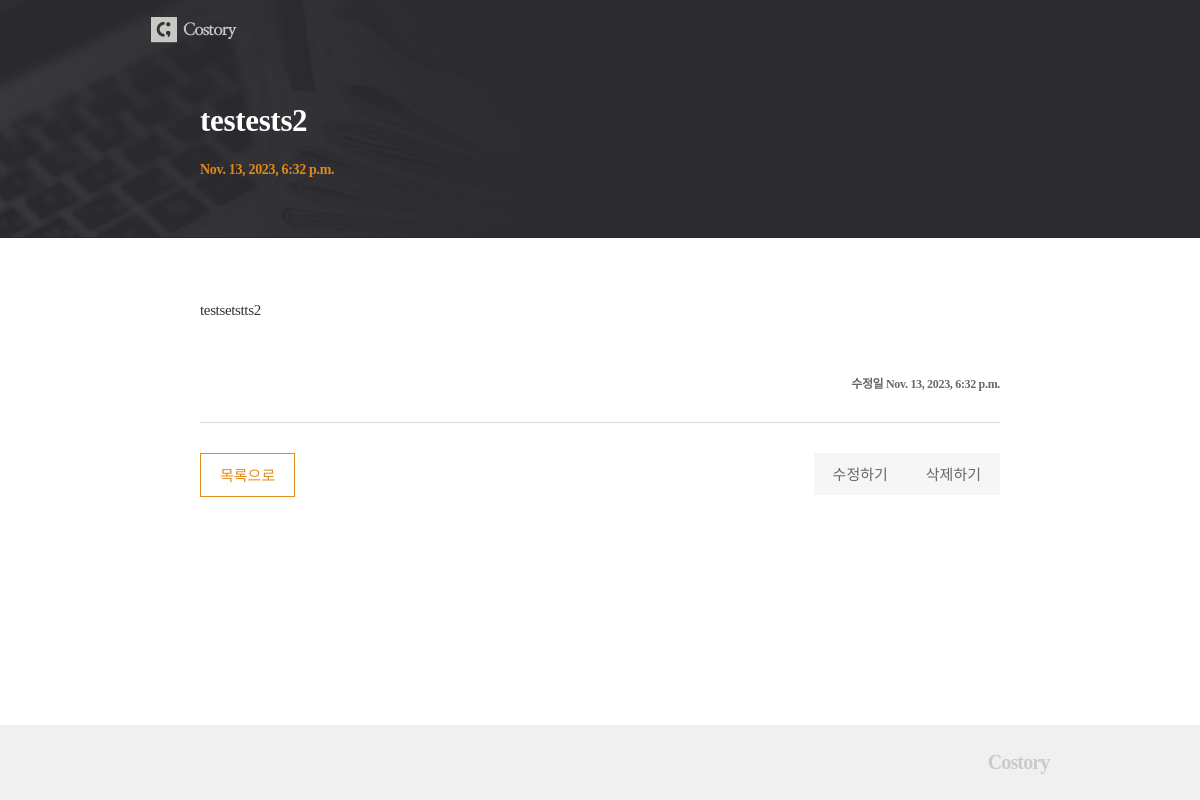
The page /posts/9/ on the database its author committed.
### posts/models.py (models this page shows, shortened)
class Post(models.Model):
  title = models.CharField(max_length=50, unique=True, error_messages={'unique': "이미 있는 제목입니다."})
  content = models.TextField(validators=[MinLengthValidator(10, "10글자 이상 입력해주세요."), validate_symbols])
  dt_created = models.DateTimeField(verbose_name="Date Created", auto_now_add=True)
  dt_modified = models.DateTimeField(verbose_name="Date Modified", auto_now=True)

### posts/views.py (the view)
# urls.py: path('posts/<int:pk>/', views.PostDetailView.as_view(), name='post-detail'),
class PostDetailView(DetailView):
  model = Post

### posts/templates/posts/post_detail.html
{% extends "./base.html" %}
{% load static %}
{% block css %}
    <link rel="stylesheet" href={% static "posts/css/post_detail.css" %}>
{% endblock css %}
{% block post_header %}
    <div class="container">
        <h1 class="title">{{post.title}}</h1>
        <p class="date">{{post.dt_created}}</p>
    </div>
{% endblock post_header %}
{% block content %}
    <div class="content">
        <p class="text">{{post.content|linebreaksbr}}</p>
        <p class="date_md">수정일 <span>{{post.dt_modified}}</span></p>
    </div>
    <div class="btn">
        <div class="btn_list"><a href="{% url "post-list" %}">목록으로</a></div>
        <div class="right-btn">
            <div class="btn_modify"><a href={% url "post-update" post.id %}>수정하기</a></div>
            <div class="btn_delete"><a href={% url "post-delete" post.id %}>삭제하기</a></div>
        </div>
    </div>
{% endblock content %}

### posts/static/posts/css/post_detail.css (style rules this page uses)
h1,h2,h3,p,a,ul,li { margin: 0; padding: 0; font-family : 'NanumMyeongjo'; font-weight: 200; list-style: none; text-decoration: none; outline: none; color: black; }
html { position: relative; min-height: 100%; margin: 0; }
body { min-height: 100%; margin: 0; padding: 0; background: #fff; -webkit-font-smoothing: antialiased; -moz-osx-font-smoothing: auto; }
.container { width: 800px; margin: 0 auto; }
.title { padding: 43px 0 23px; font-size: 31px; font-weight: bold; color: #fff; letter-spacing: -0.32px; }
.date { padding-bottom: 60px; font-size: 14px; font-weight: bold; color: #e38917; letter-spacing: -0.32px; }
.content { margin-top: 60px; padding-bottom: 30px; border-bottom: 1px solid #d8d8d8; }
.content .text { font-size: 15px; color: #333236; line-height: 1.73; letter-spacing: -0.35px; }
.content .date_md { padding-top: 50px; text-align: right; font-size: 12px; font-weight: bold; color: #69666d; letter-spacing: -0.32px; }
.btn { overflow: hidden; margin-top: 30px; }
.right-btn { float: right; }
.btn_list { float: left; }
.btn_delete { float: left; }
.btn_modify { margin-left: 16px; float: left; }
.btn_list a { display: inline-block; padding: 10px 19px 11px; color: #e38917; font-size: 15px; border: 1px solid #e38917; }
.btn_delete a { display: inline-block; padding: 10px 19px 11px; font-size: 15px; color: #69666d; background: #f6f6f6; }
.btn_modify a { display: inline-block; padding: 10px 19px 11px; font-size: 15px; color: #69666d; background: #f6f6f6; }

### rows shown on the page
Post: title "testests2", dt_created "Nov. 13, 2023, 6:32 p.m.", content "testsetstts2", dt_modified "Nov. 13, 2023, 6:32 p.m."
